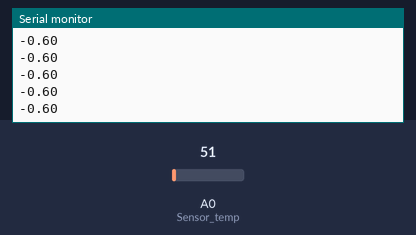
Recording of a sketch running on a simulated Arduino Uno, built with avr-gcc and run on an emulated ATmega328P. Shown: the last lines printed to the serial monitor. The inputs (shaded band) are chosen by the test bench; at power-on: A0 (Sensor_temp) = 51.

Above: at 1.2 s.
1.3 s: A0 (Sensor_temp) set to 61
At 2.0 s:
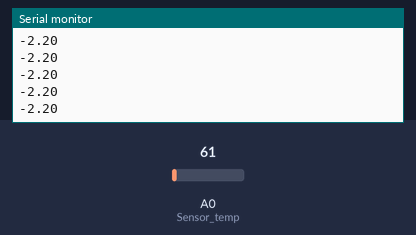
2.8 s: A0 (Sensor_temp) set to 71
At 3.6 s:
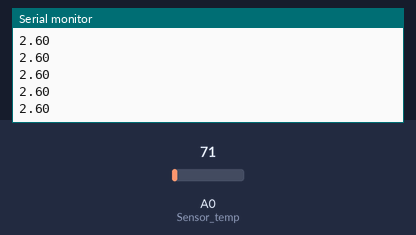
Timing chart, 0 to 5.8 s (numbered marks = the images above; inputs shaded):
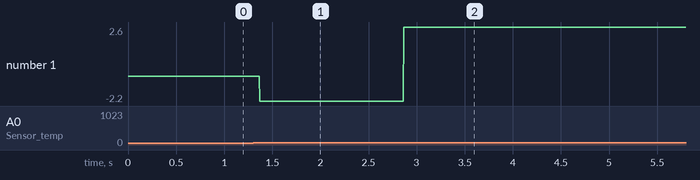

Measured:
- after the input at 1.3 s, the serial monitor: prints a new line after 0.07 s (image 1)
- after the input at 2.8 s, the serial monitor: prints a new line after 0.07 s (image 2)
- plotted number 1: -0.6 → -2.2 after the input at 1.3 s, -2.2 → 2.6 after the input at 2.8 s

The sketch:

temp_22_09.ino
```cpp
float Sensor_temp = A0;
float valor = 0;
float millivolts = 0;
float temperatura = 0;

void setup() {
  pinMode(Sensor_temp, INPUT);
  Serial.begin(9600);
}

void loop() {
  int valor = analogRead(Sensor_temp);
  millivolts = (valor * 5000) / 1024;
  temperatura = millivolts / 10;
  Serial.println(temperatura);
}
```
